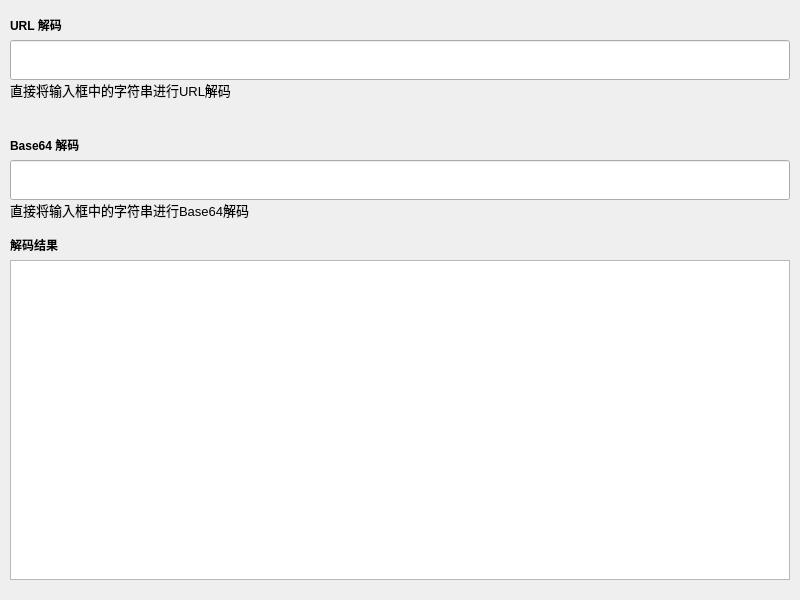
<?xml version="1.0" encoding="UTF-8"?>
<ui version="4.0">
 <class>Fast_Decode</class>
 <widget class="QWidget" name="Fast_Decode">
  <property name="geometry">
   <rect>
    <x>0</x>
    <y>0</y>
    <width>800</width>
    <height>600</height>
   </rect>
  </property>
  <property name="sizePolicy">
   <sizepolicy hsizetype="Expanding" vsizetype="Expanding">
    <horstretch>0</horstretch>
    <verstretch>0</verstretch>
   </sizepolicy>
  </property>
  <property name="minimumSize">
   <size>
    <width>800</width>
    <height>600</height>
   </size>
  </property>
  <property name="maximumSize">
   <size>
    <width>8000</width>
    <height>16777215</height>
   </size>
  </property>
  <property name="windowTitle">
   <string>Form</string>
  </property>
  <property name="styleSheet">
   <string notr="true"/>
  </property>
  <widget class="QPlainTextEdit" name="plainTextEdit_result">
   <property name="geometry">
    <rect>
     <x>10</x>
     <y>260</y>
     <width>780</width>
     <height>320</height>
    </rect>
   </property>
  </widget>
  <widget class="QLabel" name="label">
   <property name="geometry">
    <rect>
     <x>10</x>
     <y>10</y>
     <width>780</width>
     <height>30</height>
    </rect>
   </property>
   <property name="font">
    <font>
     <weight>75</weight>
     <bold>true</bold>
    </font>
   </property>
   <property name="text">
    <string>URL 解码</string>
   </property>
  </widget>
  <widget class="QLabel" name="label_2">
   <property name="geometry">
    <rect>
     <x>10</x>
     <y>80</y>
     <width>780</width>
     <height>20</height>
    </rect>
   </property>
   <property name="font">
    <font>
     <pointsize>10</pointsize>
    </font>
   </property>
   <property name="text">
    <string>直接将输入框中的字符串进行URL解码</string>
   </property>
  </widget>
  <widget class="QLabel" name="label_3">
   <property name="geometry">
    <rect>
     <x>10</x>
     <y>130</y>
     <width>780</width>
     <height>30</height>
    </rect>
   </property>
   <property name="font">
    <font>
     <weight>75</weight>
     <bold>true</bold>
    </font>
   </property>
   <property name="text">
    <string>Base64 解码</string>
   </property>
  </widget>
  <widget class="QLabel" name="label_4">
   <property name="geometry">
    <rect>
     <x>10</x>
     <y>200</y>
     <width>780</width>
     <height>20</height>
    </rect>
   </property>
   <property name="font">
    <font>
     <pointsize>10</pointsize>
    </font>
   </property>
   <property name="text">
    <string>直接将输入框中的字符串进行Base64解码</string>
   </property>
  </widget>
  <widget class="QLabel" name="label_5">
   <property name="geometry">
    <rect>
     <x>10</x>
     <y>230</y>
     <width>780</width>
     <height>30</height>
    </rect>
   </property>
   <property name="font">
    <font>
     <weight>75</weight>
     <bold>true</bold>
    </font>
   </property>
   <property name="text">
    <string>解码结果</string>
   </property>
  </widget>
  <widget class="QLineEdit" name="lineEdit_1">
   <property name="geometry">
    <rect>
     <x>10</x>
     <y>40</y>
     <width>780</width>
     <height>40</height>
    </rect>
   </property>
  </widget>
  <widget class="QLineEdit" name="lineEdit_2">
   <property name="geometry">
    <rect>
     <x>10</x>
     <y>160</y>
     <width>780</width>
     <height>40</height>
    </rect>
   </property>
  </widget>
 </widget>
 <resources/>
 <connections/>
</ui>
